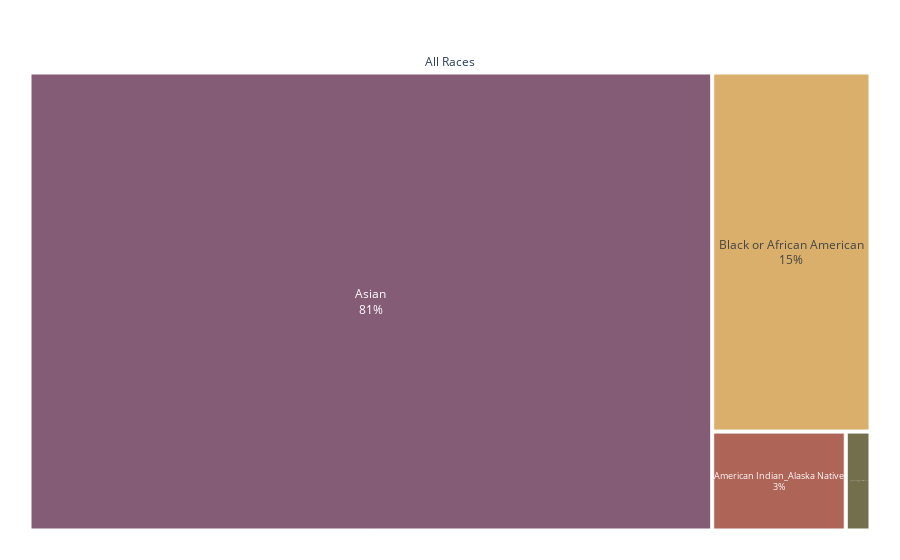

The cell this chart's notebook holds for it:
### Markdown cell above
Since white owners represent 88% of the firms in the dataset. I'm creating another version of the BIPOC dataframe excluding the Race Code for White.

### Code cell
df_NoW_BIPOC = df_2018_SSRA[(df_2018_SSRA.SectorCode > 0) & (df_2018_SSRA.SexCode > 1) & (df_2018_SSRA.RaceCode < 90)  & (df_2018_SSRA.RaceCode > 30) & (df_2018_SSRA.AgeCode > 0)]
df_NoW_BIPOC.head()
df_NoW_BIPOC.shape
fig = px.treemap(df_NoW_BIPOC, path=[px.Constant("All Races"), 'Race'], values='NumFirms',
                  color_discrete_sequence= px.colors.qualitative.Antique)
fig.update_traces(textposition='middle center', textinfo='label + percent parent')
fig.update_layout(uniformtext=dict(minsize=10),margin = dict(t=50, l=25, r=25, b=25))
fig.show()

### Figure 1 — Plotly figure (JSON) as saved in the notebook; plotly's stock layout.template omitted (floating-point values rounded to 4 significant figures)
{"data": [{"branchvalues": "total", "domain": {"x": [0, 1], "y": [0, 1]}, "hovertemplate": "labels=%{label}<br>NumFirms=%{value}<br>parent=%{parent}<br>id=%{id}<extra></extra>", "ids": ["All Races/American Indian_Alaska Native", "All Races/Asian", "All Races/Black or African American", "All Races/Native Hawaiian_Pacific Islander", "All Races"], "labels": ["American Indian_Alaska Native", "Asian", "Black or African American", "Native Hawaiian_Pacific Islander", "All Races"], "name": "", "parents": ["All Races", "All Races", "All Races", "All Races", ""], "textinfo": "label+percent parent", "textposition": "middle center", "type": "treemap", "values": [16963, 401538, 72990, 3146, 494637]}], "layout": {"legend": {"tracegroupgap": 0}, "margin": {"b": 25, "l": 25, "r": 25, "t": 50}, "treemapcolorway": ["rgb(133, 92, 117)", "rgb(217, 175, 107)", "rgb(175, 100, 88)", "rgb(115, 111, 76)", "rgb(82, 106, 131)", "rgb(98, 83, 119)", "rgb(104, 133, 92)", "rgb(156, 156, 94)", "rgb(160, 97, 119)", "rgb(140, 120, 93)", "rgb(124, 124, 124)"], "uniformtext": {"minsize": 10}}}
